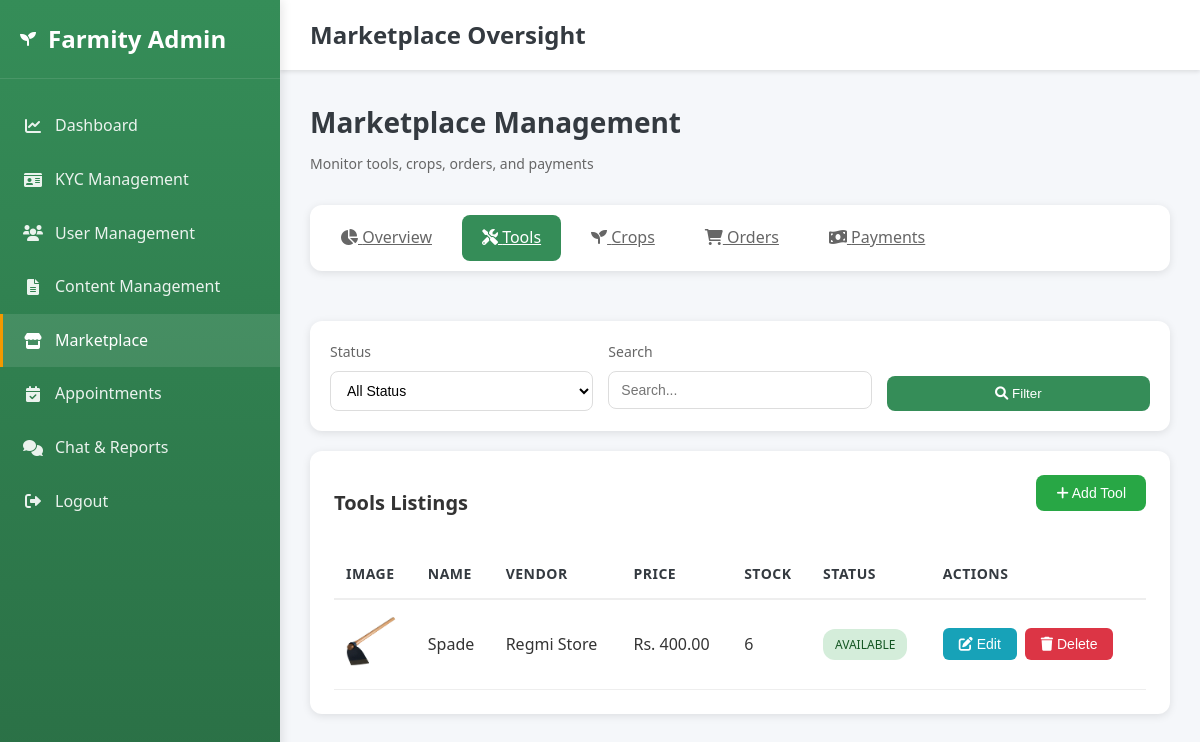
Before: /admin-dashboard/marketplace/?section=tools (signed in) with the older database file.
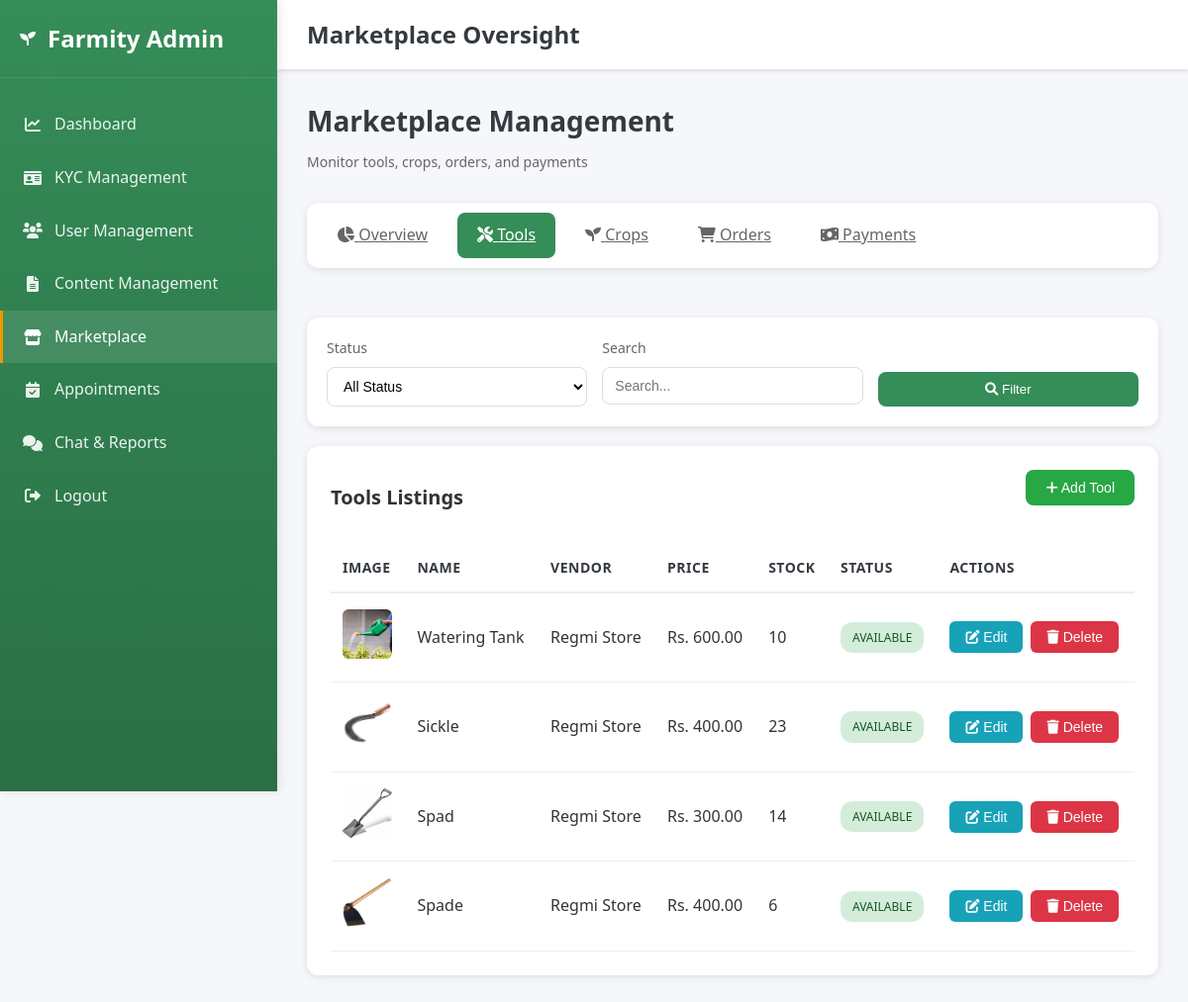
After: the same page with the newer database file.
### accounts/models.py (models this page shows, shortened)
class VendorTool(models.Model):
    vendor = models.ForeignKey(VendorProfile, on_delete=models.CASCADE, related_name='tools')
    name = models.CharField(max_length=255)
    description = models.TextField(blank=True, null=True)
    stock_quantity = models.PositiveIntegerField(default=0)
    price = models.DecimalField(max_digits=12, decimal_places=2)
    image = models.ImageField(upload_to='tool_images/', blank=True, null=True)
    is_available = models.BooleanField(default=True)
    created_at = models.DateTimeField(auto_now_add=True)
    class Meta:
        ordering = ('-created_at',)

class VendorProfile(models.Model):
    user = models.OneToOneField(User, on_delete=models.CASCADE, related_name='vendor_profile')
    company_name = models.CharField(max_length=255, blank=True, null=True)
    logo = models.ImageField(upload_to='vendor_logos/', blank=True, null=True)
    address = models.TextField(blank=True, null=True)
    contact = models.CharField(max_length=20, blank=True, null=True)
    website = models.URLField(max_length=255, blank=True, null=True)
    business_type = models.CharField(max_length=100, blank=True, null=True, help_text="e.g., Equipment supplier, Seeds & fertilizers")
    description = models.TextField(blank=True, null=True, help_text="Business description")

class User(AbstractBaseUser, PermissionsMixin):
    ROLE_CHOICES = (
        ('admin', 'Admin'),
        ('buyer', 'Buyer'),
        ('farmer', 'Farmer'),
        ('agricultural_expert', 'Agricultural Expert'),
        ('vendor', 'Vendor'),
    )
    email = models.EmailField(unique=True)
    role = models.CharField(max_length=20, choices=ROLE_CHOICES, default='buyer')
    is_active = models.BooleanField(default=True)
    is_verified = models.BooleanField(default=False)
    is_staff = models.BooleanField(default=False)
    date_joined = models.DateTimeField(auto_now_add=True)
    objects = UserManager()
    USERNAME_FIELD = 'email'
    REQUIRED_FIELDS = []

### accounts/views.py (the view, shortened to what this page needs)
# urls.py: path('admin-dashboard/marketplace/', admin_marketplace_oversight, name='admin_marketplace_oversight'),
@login_required
def admin_marketplace_oversight(request):
    if request.user.role != 'admin':
        return _redirect_to_role_home_response(request.user)
    section = request.GET.get('section', 'overview')  # 'overview', 'tools', 'crops', 'orders', 'payments'
    status_filter = request.GET.get('status', 'all')
    search_query = request.GET.get('search', '').strip()
    context = {}
    context['farmers'] = FarmerProfile.objects.select_related('user').all()
    context['vendors'] = VendorProfile.objects.select_related('user').all()
    if section == 'overview' or section == 'tools':
        tools = VendorTool.objects.select_related('vendor', 'vendor__user').order_by('-created_at')
        if status_filter == 'available':
            tools = tools.filter(is_available=True)
        elif status_filter == 'unavailable':
            tools = tools.filter(is_available=False)
        if search_query:
            tools = tools.filter(
                Q(name__icontains=search_query) |
                Q(vendor__company_name__icontains=search_query) |
                Q(vendor__user__email__icontains=search_query)
            )
        context['tools'] = tools
        context['total_tools'] = VendorTool.objects.count()
        context['available_tools'] = VendorTool.objects.filter(is_available=True).count()
    else:
        context['tools'] = VendorTool.objects.none()
        context['total_tools'] = VendorTool.objects.count()
        context['available_tools'] = VendorTool.objects.filter(is_available=True).count()
    if section == 'overview' or section == 'crops':
        crops = FarmerProduct.objects.select_related('farmer', 'farmer__user').order_by('-created_at')
        if status_filter == 'available':
            crops = crops.filter(is_available=True)
        elif status_filter == 'unavailable':
            crops = crops.filter(is_available=False)
        if search_query:
            crops = crops.filter(
                Q(name__icontains=search_query) |
                Q(farmer__name__icontains=search_query) |
                Q(farmer__user__email__icontains=search_query)
            )
        context['crops'] = crops
        context['total_crops'] = FarmerProduct.objects.count()
        context['available_crops'] = FarmerProduct.objects.filter(is_available=True).count()
    else:
        context['crops'] = FarmerProduct.objects.none()
        context['total_crops'] = FarmerProduct.objects.count()
        context['available_crops'] = FarmerProduct.objects.filter(is_available=True).count()
    context['section'] = section
    context['status_filter'] = status_filter
    context['search_query'] = search_query
    return render(request, 'admin_marketplace_oversight.html', context)

### templates/admin_marketplace_oversight.html (shortened to what the changed rows need)
<!DOCTYPE html>
<html lang="en">
<head>
    <link rel="stylesheet" href="/static/css/style.css">
    <link href="https://cdnjs.cloudflare.com/ajax/libs/font-awesome/6.0.0/css/all.min.css" rel="stylesheet">
</head>
<body>
    <aside class="sidebar">
        <div class="sidebar-header">
            <h2>Farmity Admin</h2>
        </div>
    </aside>
    <div class="main-content">
        <header class="top-header">
            <h1 class="header-title">Marketplace Oversight</h1>
        </header>
        <div class="dashboard-content">
            <div class="page-header">
                <h2 class="page-title">Marketplace Management</h2>
            </div>
            {% if section == 'overview' or section == 'tools' %}
            <div class="table-container">
                {% if tools %}
                <table class="data-table">
                    <thead>
                        <tr>
                            <th>Image</th>
                            <th>Name</th>
                            <th>Vendor</th>
                            <th>Price</th>
                            <th>Stock</th>
                            <th>Status</th>
                            <th>Actions</th>
                        </tr>
                    </thead>
                    <tbody>
                        {% for tool in tools %}
                        <tr>
                            <td>
                                {% if tool.image %}
                                <img src="{{ tool.image.url }}" alt="{{ tool.name }}" class="item-image">
                                {% else %}
                                <div class="item-image" style="background: #eee; display: flex; align-items: center; justify-content: center;">
                                    <i class="fas fa-tools"></i>
                                </div>
                                {% endif %}
                            </td>
                            <td>{{ tool.name }}</td>
                            <td>{{ tool.vendor.company_name|default:tool.vendor.user.email }}</td>
                            <td>Rs. {{ tool.price }}</td>
                            <td>{{ tool.stock_quantity }}</td>
                            <td>
                                <span class="status-badge {% if tool.is_available %}available{% else %}unavailable{% endif %}">
                                    {% if tool.is_available %}Available{% else %}Unavailable{% endif %}
                                </span>
                            </td>
                            <td>
                                <div class="action-buttons" style="display: flex; gap: 8px;">
                                    <button class="btn btn-edit" onclick="openEditToolModal({{ tool.id }}, '{{ tool.name|escapejs }}', '{{ tool.description|default:""|escapejs }}', {{ tool.vendor.id }}, {{ tool.price }}, {{ tool.stock_quantity }}, {{ tool.is_available|yesno:"true,false" }})" style="background: var(--info); color: white; padding: 8px 16px; border: none; border-radius: 6px; cursor: pointer; font-size: 14px; font-weight: 500;">
                                        <i class="fas fa-edit"></i> Edit
                                    </button>
                                    <button class="btn btn-delete" onclick="confirmDeleteTool({{ tool.id }}, '{{ tool.name|escapejs }}')" style="background: var(--danger); color: white; padding: 8px 16px; border: none; border-radius: 6px; cursor: pointer; font-size: 14px; font-weight: 500;">
                                        <i class="fas fa-trash"></i> Delete
                                    </button>
                                </div>
                            </td>
                        </tr>
                        {% endfor %}
                    </tbody>
                </table>
                {% else %}
                <p style="text-align: center; padding: 40px; color: #999;">No tools found</p>
                {% endif %}
            </div>
            {% endif %}
        </div>
    </div>
</body>
</html>

Changed rows visible on the page:
added VendorTool: image (picture), name "Watering Tank", vendor.company_name "Regmi Store", price "600.00", stock_quantity "10", is_available "AVAILABLE"
added VendorTool: image (picture), name "Sickle", vendor.company_name "Regmi Store", price "400.00", stock_quantity "23", is_available "AVAILABLE"
added VendorTool: image (picture), name "Spad", vendor.company_name "Regmi Store", price "300.00", stock_quantity "14", is_available "AVAILABLE"
